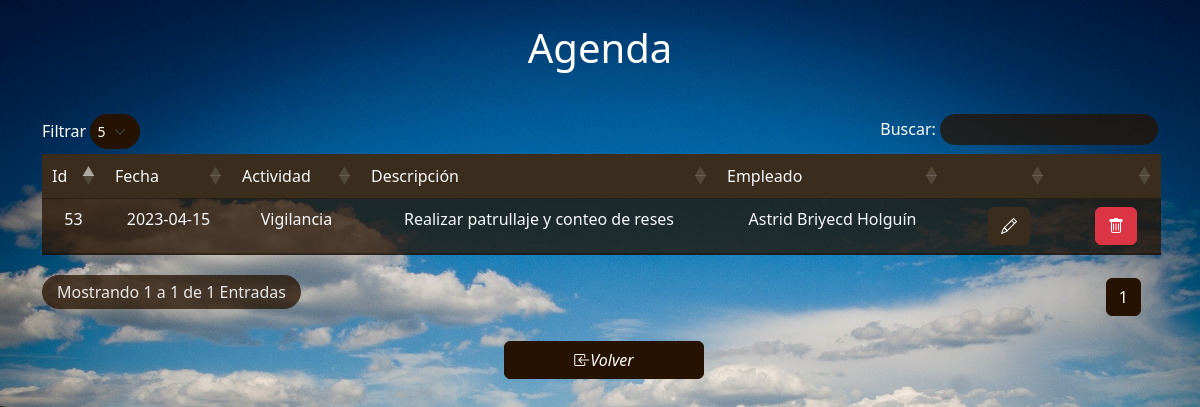
The app's page /agenda/tablaAgenda.php (signed in) with its own data.
### tables this page shows
CREATE TABLE `agenda` (
  `idActividad` int(11) NOT NULL,
  `idAct` int(11) NOT NULL,
  `fecha` date NOT NULL,
  `idEmpledo` int(11) NOT NULL
);

CREATE TABLE `actividades` (
  `idAct` int(11) NOT NULL,
  `nombreActividad` varchar(40) NOT NULL,
  `descripcion` varchar(300) NOT NULL
);

CREATE TABLE `empleados` (
  `idEmpledo` int(11) NOT NULL,
  `nombreEmpleado` varchar(50) NOT NULL,
  `apellidoEmpleado` varchar(50) NOT NULL,
  `documentoEmpleado` int(50) NOT NULL,
  `telefonoEmpleado` varchar(50) NOT NULL,
  `tipodeContrato` varchar(50) NOT NULL,
  `nomina` varchar(12) NOT NULL,
  `idCargo` int(11) NOT NULL,
  `tipoDocumento` varchar(40) NOT NULL
);

### agenda/registros.php (the view, shortened to what this page needs)
<?php
    class Conectar{
        function listaActividades(){
            include 'conexion.php';
            $sql="SELECT * FROM agenda INNER JOIN empleados ON agenda.idEmpledo = empleados.idEmpledo  INNER JOIN actividades ON agenda.idAct = actividades.idAct ORDER BY fecha ASC LIMIT 10";
            $resultset = $con->query($sql);
                while($fila = $resultset->fetch_assoc()){
                    echo "<tr>
                    <td>".$fila["idActividad"]."</td>
                    <td>".$fila["fecha"]."</td>
                    <td>".$fila["nombreActividad"]."</td>
                    <td>".$fila["descripcion"]."</td>
                    <td>".$fila["nombreEmpleado"]." ".$fila["apellidoEmpleado"]."</td>
                    <td class='text-end pe-4 ps-4'>
                    <a class='btn btn-success' href='editarActividad.php?id=".$fila["idActividad"]."' > <i class='bi bi-pencil'></i> </a>
                    </td><td class='text-end pe-4 ps-4'>
                        <button class='btn btn-danger' onclick='listaActividades(this.value)' value='".$fila["idActividad"]."'> <i class='bi bi-trash'></i></button>
                    </td></tr>";
                }
        }
        }
?>

### agenda/tablaAgenda.php (style rules this page uses)
body { background: url(../img/fondotabla.jpg) ; background-size: cover; background-repeat: no-repeat; background-attachment: fixed; margin: 0; height: 100vh; }

### records on screen
agenda: idActividad "53", fecha "2023-04-15", idAct.nombreActividad "Vigilancia", idAct.descripcion "Realizar patrullaje y conteo de reses", idEmpledo.nombreEmpleado "Astrid Briyecd", idEmpledo.apellidoEmpleado "Holguín"
